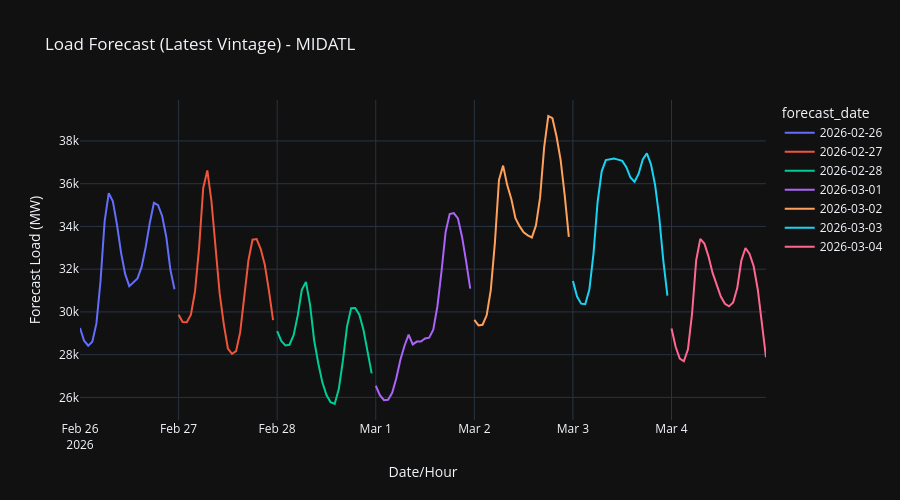
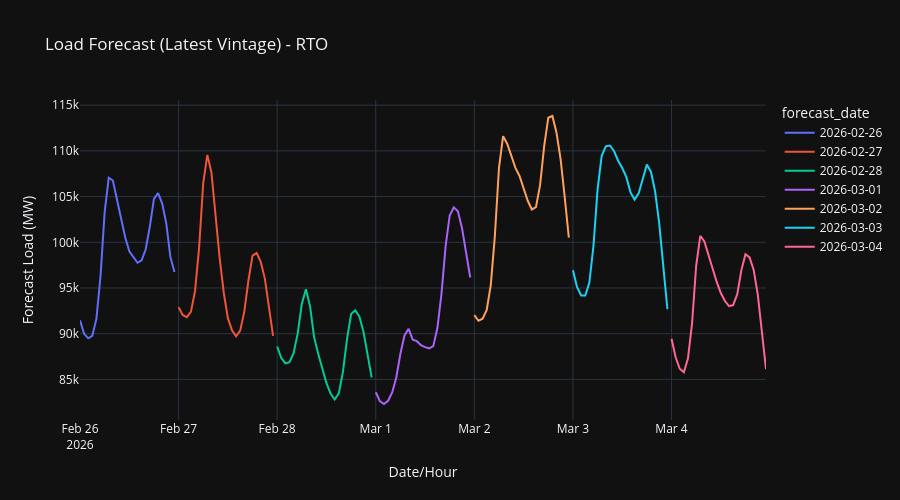
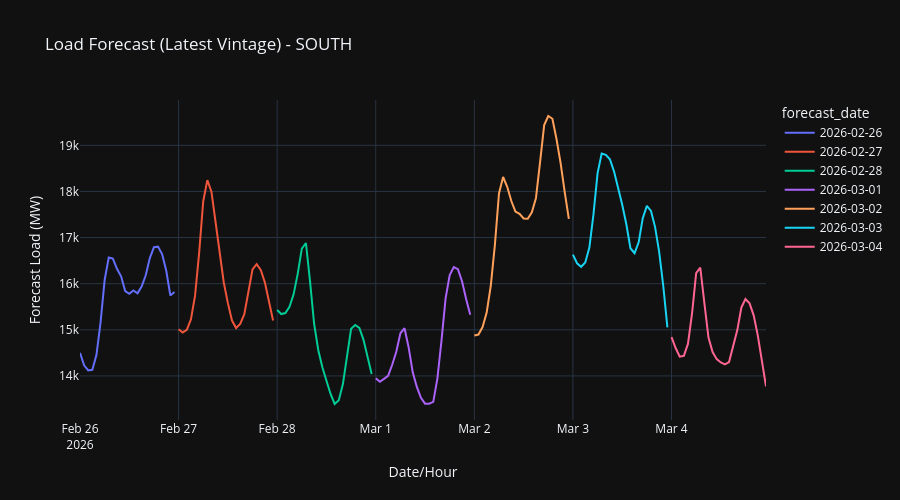
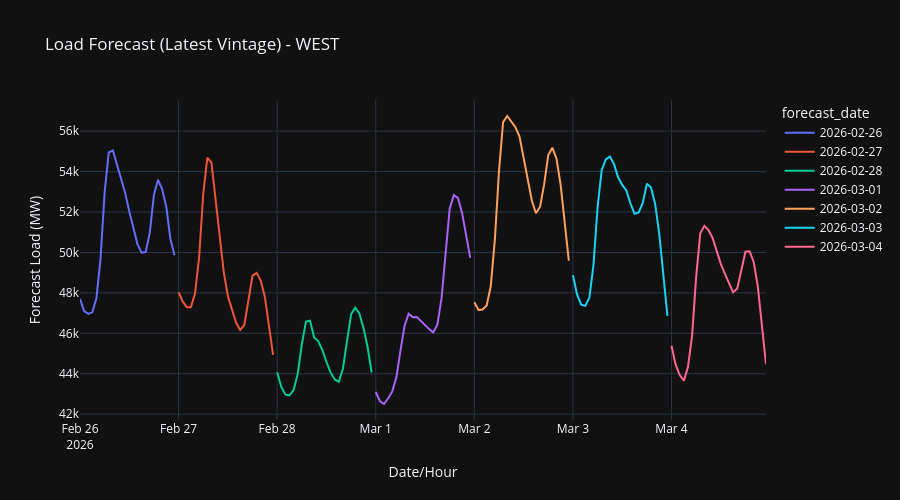

The cell these charts' notebook holds for them, in order:
### Markdown cell above
## Forecast Load by Region

### Code cell
# Latest execution date per forecast_date
df_latest = df.loc[df.groupby(["forecast_date", "hour_ending", "region"])["forecast_execution_datetime"].idxmax()]

for region in df_latest["region"].unique():
    df_region = df_latest[df_latest["region"] == region]
    fig = px.line(
        df_region,
        x="datetime",
        y="forecast_load_mw",
        color="forecast_date",
        title=f"Load Forecast (Latest Vintage) - {region}",
        labels={"forecast_load_mw": "Forecast Load (MW)", "datetime": "Date/Hour"},
    )
    fig.update_layout(template="plotly_dark", height=500)
    fig.show()
